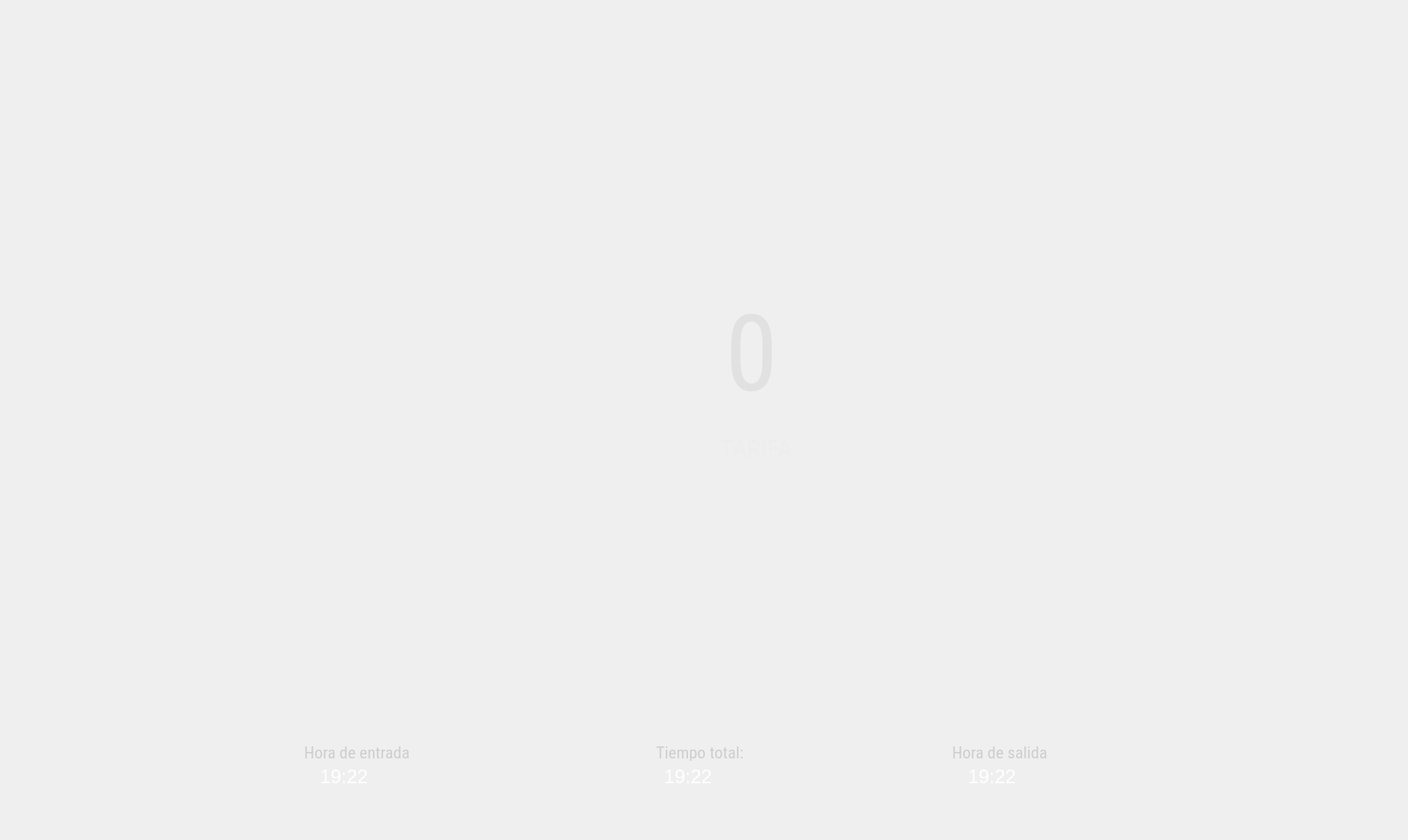
   <widget class="QWidget" name="page_14">
    <widget class="QGroupBox" name="gdepositar_10">
     <property name="geometry">
      <rect>
       <x>370</x>
       <y>0</y>
       <width>1381</width>
       <height>121</height>
      </rect>
     </property>
     <property name="styleSheet">
      <string notr="true">background-color:transparent;
;border-radius:10%;</string>
     </property>
     <property name="title">
      <string/>
     </property>
     <widget class="QLabel" name="label_100">
      <property name="geometry">
       <rect>
        <x>-29</x>
        <y>-40</y>
        <width>251</width>
        <height>21</height>
       </rect>
      </property>
      <property name="font">
       <font>
        <family>Sans Serif</family>
        <pointsize>16</pointsize>
        <weight>75</weight>
        <italic>false</italic>
        <bold>true</bold>
       </font>
      </property>
      <property name="styleSheet">
       <string notr="true">background-color:transparent;
color:rgb(101, 179, 0)</string>
      </property>
      <property name="text">
       <string/>
      </property>
     </widget>
    </widget>
    <widget class="QGroupBox" name="groupBox">
     <property name="geometry">
      <rect>
       <x>290</x>
       <y>0</y>
       <width>1231</width>
       <height>1041</height>
      </rect>
     </property>
     <property name="mouseTracking">
      <bool>true</bool>
     </property>
     <property name="styleSheet">
      <string notr="true">background-color:transparent;
color:rgb(255, 255, 255);
border-radius:40%</string>
     </property>
     <property name="title">
      <string/>
     </property>
     <widget class="QLabel" name="nomPlaza_4">
      <property name="geometry">
       <rect>
        <x>610</x>
        <y>540</y>
        <width>211</width>
        <height>41</height>
       </rect>
      </property>
      <property name="font">
       <font>
        <family>Roboto Condensed</family>
        <pointsize>24</pointsize>
        <weight>50</weight>
        <bold>false</bold>
       </font>
      </property>
      <property name="styleSheet">
       <string notr="true">background-color:transparent;
color:rgb(101, 179, 0);
color:rgb(237, 237, 237)</string>
      </property>
      <property name="text">
       <string>TARIFA</string>
      </property>
     </widget>
     <widget class="QLabel" name="nomPlaza_5">
      <property name="geometry">
       <rect>
        <x>570</x>
        <y>850</y>
        <width>271</width>
        <height>41</height>
       </rect>
      </property>
      <property name="font">
       <font>
        <family>Roboto Condensed</family>
        <pointsize>24</pointsize>
        <weight>50</weight>
        <bold>false</bold>
       </font>
      </property>
      <property name="styleSheet">
       <string notr="true">background-color:transparent;
color:transparent;
color:transparent</string>
      </property>
      <property name="text">
       <string>DEPOSITADO</string>
      </property>
     </widget>
     <widget class="QWidget" name="layoutWidget_27">
      <property name="geometry">
       <rect>
        <x>420</x>
        <y>320</y>
        <width>511</width>
        <height>245</height>
       </rect>
      </property>
      <layout class="QGridLayout" name="gridLayout_21">
       <item row="0" column="4">
        <widget class="QLabel" name="label_69">
         <property name="styleSheet">
          <string notr="true">background-color:transparent;</string>
         </property>
         <property name="text">
          <string/>
         </property>
        </widget>
       </item>
       <item row="0" column="1">
        <spacer name="horizontalSpacer_47">
         <property name="orientation">
          <enum>Qt::Horizontal</enum>
         </property>
         <property name="sizeHint" stdset="0">
          <size>
           <width>40</width>
           <height>20</height>
          </size>
         </property>
        </spacer>
       </item>
       <item row="0" column="2">
        <widget class="QLabel" name="lcobrar">
         <property name="sizePolicy">
          <sizepolicy hsizetype="MinimumExpanding" vsizetype="Preferred">
           <horstretch>0</horstretch>
           <verstretch>0</verstretch>
          </sizepolicy>
         </property>
         <property name="maximumSize">
          <size>
           <width>620</width>
           <height>16777212</height>
          </size>
         </property>
         <property name="font">
          <font>
           <family>Roboto Condensed</family>
           <pointsize>100</pointsize>
           <weight>50</weight>
           <italic>false</italic>
           <bold>false</bold>
          </font>
         </property>
         <property name="styleSheet">
          <string notr="true">background-color:transparent;
color:rgb(225, 225, 225);
border-radius:40%</string>
         </property>
         <property name="lineWidth">
          <number>3</number>
         </property>
         <property name="text">
          <string> 0</string>
         </property>
        </widget>
       </item>
       <item row="0" column="3">
        <spacer name="horizontalSpacer_46">
         <property name="orientation">
          <enum>Qt::Horizontal</enum>
         </property>
         <property name="sizeHint" stdset="0">
          <size>
           <width>40</width>
           <height>20</height>
          </size>
         </property>
        </spacer>
       </item>
      </layout>
     </widget>
     <widget class="QPushButton" name="bcine">
      <property name="geometry">
       <rect>
        <x>930</x>
        <y>90</y>
        <width>271</width>
        <height>761</height>
       </rect>
      </property>
      <property name="font">
       <font>
        <family>Ubuntu Mono</family>
        <pointsize>16</pointsize>
        <weight>75</weight>
        <italic>false</italic>
        <bold>true</bold>
        <underline>false</underline>
       </font>
      </property>
      <property name="mouseTracking">
       <bool>true</bool>
      </property>
      <property name="acceptDrops">
       <bool>true</bool>
      </property>
      <property name="toolTip">
       <string>Ayuda</string>
      </property>
      <property name="toolTipDuration">
       <number>3</number>
      </property>
      <property name="whatsThis">
       <string extracomment="help"/>
      </property>
      <property name="autoFillBackground">
       <bool>false</bool>
      </property>
      <property name="styleSheet">
       <string notr="true">
border-radius:40%;</string>
      </property>
      <property name="text">
       <string/>
      </property>
      <property name="icon">
       <iconset>
        <normaloff>../iconos/ra2.png</normaloff>../iconos/ra2.png</iconset>
      </property>
      <property name="iconSize">
       <size>
        <width>250</width>
        <height>250</height>
       </size>
      </property>
      <property name="checkable">
       <bool>true</bool>
      </property>
      <property name="checked">
       <bool>false</bool>
      </property>
      <property name="flat">
       <bool>true</bool>
      </property>
     </widget>
     <widget class="QLabel" name="hs">
      <property name="geometry">
       <rect>
        <x>920</x>
        <y>960</y>
        <width>171</width>
        <height>21</height>
       </rect>
      </property>
      <property name="font">
       <font>
        <family>Ubuntu</family>
        <pointsize>18</pointsize>
        <weight>50</weight>
        <italic>false</italic>
        <bold>false</bold>
       </font>
      </property>
      <property name="styleSheet">
       <string notr="true">background-color:transparent;
color:white
</string>
      </property>
      <property name="text">
       <string>19:22</string>
      </property>
     </widget>
     <widget class="QLabel" name="hs_45">
      <property name="geometry">
       <rect>
        <x>90</x>
        <y>930</y>
        <width>211</width>
        <height>21</height>
       </rect>
      </property>
      <property name="font">
       <font>
        <family>Roboto Condensed</family>
        <pointsize>16</pointsize>
        <weight>50</weight>
        <italic>false</italic>
        <bold>false</bold>
       </font>
      </property>
      <property name="styleSheet">
       <string notr="true">background-color:transparent;
color:rgb(206, 206, 206)
</string>
      </property>
      <property name="text">
       <string>Hora de entrada</string>
      </property>
     </widget>
     <widget class="QPushButton" name="bcancelarPago_4">
      <property name="enabled">
       <bool>true</bool>
      </property>
      <property name="geometry">
       <rect>
        <x>700</x>
        <y>910</y>
        <width>81</width>
        <height>81</height>
       </rect>
      </property>
      <property name="font">
       <font>
        <family>Ubuntu Mono</family>
        <pointsize>16</pointsize>
        <weight>75</weight>
        <italic>false</italic>
        <bold>true</bold>
        <underline>false</underline>
       </font>
      </property>
      <property name="toolTip">
       <string>Ayuda</string>
      </property>
      <property name="toolTipDuration">
       <number>3</number>
      </property>
      <property name="whatsThis">
       <string extracomment="help"/>
      </property>
      <property name="styleSheet">
       <string notr="true">background-color: rgb(128, 128, 128);
background-color:rgb(220, 220, 220);
color:rgb(206, 206, 206);
background-color:qlineargradient(spread:pad, x1:1, y1:0, x2:0, y2:1, stop:0 rgba(231, 98, 98, 255), stop:1 rgba(200, 98, 98, 255));
background-color:transparent;
border-radius:30%;</string>
      </property>
      <property name="text">
       <string/>
      </property>
      <property name="icon">
       <iconset>
        <normaloff>../iconos/tiempo-restante.png</normaloff>../iconos/tiempo-restante.png</iconset>
      </property>
      <property name="iconSize">
       <size>
        <width>70</width>
        <height>70</height>
       </size>
      </property>
     </widget>
     <widget class="QLabel" name="ttotal">
      <property name="geometry">
       <rect>
        <x>540</x>
        <y>960</y>
        <width>171</width>
        <height>21</height>
       </rect>
      </property>
      <property name="font">
       <font>
        <family>Ubuntu</family>
        <pointsize>18</pointsize>
        <weight>50</weight>
        <italic>false</italic>
        <bold>false</bold>
       </font>
      </property>
      <property name="styleSheet">
       <string notr="true">background-color:transparent;
color:white
</string>
      </property>
      <property name="text">
       <string>19:22</string>
      </property>
     </widget>
     <widget class="QLabel" name="he">
      <property name="geometry">
       <rect>
        <x>110</x>
        <y>960</y>
        <width>171</width>
        <height>21</height>
       </rect>
      </property>
      <property name="font">
       <font>
        <family>Ubuntu</family>
        <pointsize>18</pointsize>
        <weight>50</weight>
        <italic>false</italic>
        <bold>false</bold>
       </font>
      </property>
      <property name="styleSheet">
       <string notr="true">background-color:transparent;
color:white
</string>
      </property>
      <property name="text">
       <string>19:22</string>
      </property>
     </widget>
     <widget class="QPushButton" name="bcancelarPago_2">
      <property name="enabled">
       <bool>true</bool>
      </property>
      <property name="geometry">
       <rect>
        <x>280</x>
        <y>920</y>
        <width>81</width>
        <height>81</height>
       </rect>
      </property>
      <property name="font">
       <font>
        <family>Ubuntu Mono</family>
        <pointsize>16</pointsize>
        <weight>75</weight>
        <italic>false</italic>
        <bold>true</bold>
        <underline>false</underline>
       </font>
      </property>
      <property name="toolTip">
       <string>Ayuda</string>
      </property>
      <property name="toolTipDuration">
       <number>3</number>
      </property>
      <property name="whatsThis">
       <string extracomment="help"/>
      </property>
      <property name="styleSheet">
       <string notr="true">background-color: rgb(128, 128, 128);
background-color:rgb(220, 220, 220);
color:rgb(206, 206, 206);
background-color:qlineargradient(spread:pad, x1:1, y1:0, x2:0, y2:1, stop:0 rgba(231, 98, 98, 255), stop:1 rgba(200, 98, 98, 255));
background-color:transparent;
border-radius:30%;</string>
      </property>
      <property name="text">
       <string/>
      </property>
      <property name="icon">
       <iconset>
        <normaloff>../iconos/caret-arrow-up.svg</normaloff>../iconos/caret-arrow-up.svg</iconset>
      </property>
      <property name="iconSize">
       <size>
        <width>70</width>
        <height>70</height>
       </size>
      </property>
     </widget>
     <widget class="QLabel" name="hs_47">
      <property name="geometry">
       <rect>
        <x>900</x>
        <y>930</y>
        <width>211</width>
        <height>21</height>
       </rect>
      </property>
      <property name="font">
       <font>
        <family>Roboto Condensed</family>
        <pointsize>16</pointsize>
        <weight>50</weight>
        <italic>false</italic>
        <bold>false</bold>
       </font>
      </property>
      <property name="styleSheet">
       <string notr="true">background-color:transparent;
color:rgb(206, 206, 206)
</string>
      </property>
      <property name="text">
       <string>Hora de salida</string>
      </property>
     </widget>
     <widget class="QPushButton" name="bcancelarPago_3">
      <property name="enabled">
       <bool>true</bool>
      </property>
      <property name="geometry">
       <rect>
        <x>1100</x>
        <y>910</y>
        <width>81</width>
        <height>81</height>
       </rect>
      </property>
      <property name="font">
       <font>
        <family>Ubuntu Mono</family>
        <pointsize>16</pointsize>
        <weight>75</weight>
        <italic>false</italic>
        <bold>true</bold>
        <underline>false</underline>
       </font>
      </property>
      <property name="toolTip">
       <string>Ayuda</string>
      </property>
      <property name="toolTipDuration">
       <number>3</number>
      </property>
      <property name="whatsThis">
       <string extracomment="help"/>
      </property>
      <property name="styleSheet">
       <string notr="true">background-color: rgb(128, 128, 128);
background-color:rgb(220, 220, 220);
color:rgb(206, 206, 206);
background-color:qlineargradient(spread:pad, x1:1, y1:0, x2:0, y2:1, stop:0 rgba(231, 98, 98, 255), stop:1 rgba(200, 98, 98, 255));
background-color:transparent;
border-radius:30%;</string>
      </property>
      <property name="text">
       <string/>
      </property>
      <property name="icon">
       <iconset>
        <normaloff>../iconos/fdd.png</normaloff>../iconos/fdd.png</iconset>
      </property>
      <property name="iconSize">
       <size>
        <width>70</width>
        <height>70</height>
       </size>
      </property>
     </widget>
     <widget class="QLabel" name="hs_48">
      <property name="geometry">
       <rect>
        <x>530</x>
        <y>930</y>
        <width>211</width>
        <height>21</height>
       </rect>
      </property>
      <property name="font">
       <font>
        <family>Roboto Condensed</family>
        <pointsize>16</pointsize>
        <weight>50</weight>
        <italic>false</italic>
        <bold>false</bold>
       </font>
      </property>
      <property name="styleSheet">
       <string notr="true">background-color:transparent;
color:rgb(206, 206, 206)
</string>
      </property>
      <property name="text">
       <string>Tiempo total:</string>
      </property>
     </widget>
     <widget class="QPushButton" name="bcancelarPago">
      <property name="geometry">
       <rect>
        <x>140</x>
        <y>90</y>
        <width>271</width>
        <height>761</height>
       </rect>
      </property>
      <property name="font">
       <font>
        <family>Ubuntu Mono</family>
        <pointsize>16</pointsize>
        <weight>75</weight>
        <italic>false</italic>
        <bold>true</bold>
        <underline>false</underline>
       </font>
      </property>
      <property name="toolTip">
       <string>Ayuda</string>
      </property>
      <property name="toolTipDuration">
       <number>3</number>
      </property>
      <property name="whatsThis">
       <string extracomment="help"/>
      </property>
      <property name="styleSheet">
       <string notr="true">
border-radius:40%;</string>
      </property>
      <property name="text">
       <string/>
      </property>
      <property name="icon">
       <iconset>
        <normaloff>../iconos/ra4.png</normaloff>../iconos/ra4.png</iconset>
      </property>
      <property name="iconSize">
       <size>
        <width>250</width>
        <height>250</height>
       </size>
      </property>
     </widget>
     <widget class="QLabel" name="label_101">
      <property name="geometry">
       <rect>
        <x>610</x>
        <y>60</y>
        <width>141</width>
        <height>141</height>
       </rect>
      </property>
      <property name="font">
       <font>
        <family>Verdana</family>
        <pointsize>8</pointsize>
        <weight>50</weight>
        <bold>false</bold>
       </font>
      </property>
      <property name="styleSheet">
       <string notr="true">background-color:transparent;
color:white</string>
      </property>
      <property name="frameShape">
       <enum>QFrame::NoFrame</enum>
      </property>
      <property name="frameShadow">
       <enum>QFrame::Sunken</enum>
      </property>
      <property name="lineWidth">
       <number>3</number>
      </property>
      <property name="text">
       <string/>
      </property>
      <property name="textFormat">
       <enum>Qt::PlainText</enum>
      </property>
      <property name="pixmap">
       <pixmap>../iconos/Parking Tip.svg</pixmap>
      </property>
      <property name="scaledContents">
       <bool>true</bool>
      </property>
     </widget>
     <widget class="QWidget" name="layoutWidget_28">
      <property name="geometry">
       <rect>
        <x>420</x>
        <y>630</y>
        <width>511</width>
        <height>245</height>
       </rect>
      </property>
      <layout class="QGridLayout" name="gridLayout_22">
       <item row="0" column="4">
        <widget class="QLabel" name="label_70">
         <property name="styleSheet">
          <string notr="true">background-color:transparent;</string>
         </property>
         <property name="text">
          <string/>
         </property>
        </widget>
       </item>
       <item row="0" column="1">
        <spacer name="horizontalSpacer_48">
         <property name="orientation">
          <enum>Qt::Horizontal</enum>
         </property>
         <property name="sizeHint" stdset="0">
          <size>
           <width>40</width>
           <height>20</height>
          </size>
         </property>
        </spacer>
       </item>
       <item row="0" column="2">
        <widget class="QLabel" name="lcine">
         <property name="sizePolicy">
          <sizepolicy hsizetype="MinimumExpanding" vsizetype="Preferred">
           <horstretch>0</horstretch>
           <verstretch>0</verstretch>
          </sizepolicy>
         </property>
         <property name="maximumSize">
          <size>
           <width>620</width>
           <height>16777212</height>
          </size>
         </property>
         <property name="font">
          <font>
           <family>Roboto Condensed</family>
           <pointsize>100</pointsize>
           <weight>50</weight>
           <italic>false</italic>
           <bold>false</bold>
          </font>
         </property>
         <property name="styleSheet">
          <string notr="true">background-color:transparent;
color:transparent;
border-radius:40%</string>
         </property>
         <property name="lineWidth">
          <number>3</number>
         </property>
         <property name="text">
          <string> 0</string>
         </property>
        </widget>
       </item>
       <item row="0" column="3">
        <spacer name="horizontalSpacer_49">
         <property name="orientation">
          <enum>Qt::Horizontal</enum>
         </property>
         <property name="sizeHint" stdset="0">
          <size>
           <width>40</width>
           <height>20</height>
          </size>
         </property>
        </spacer>
       </item>
      </layout>
     </widget>
     <widget class="QPushButton" name="bcine_2">
      <property name="geometry">
       <rect>
        <x>1050</x>
        <y>100</y>
        <width>61</width>
        <height>41</height>
       </rect>
      </property>
      <property name="font">
       <font>
        <family>Ubuntu Mono</family>
        <pointsize>16</pointsize>
        <weight>75</weight>
        <italic>false</italic>
        <bold>true</bold>
        <underline>false</underline>
       </font>
      </property>
      <property name="mouseTracking">
       <bool>true</bool>
      </property>
      <property name="acceptDrops">
       <bool>true</bool>
      </property>
      <property name="toolTip">
       <string>Ayuda</string>
      </property>
      <property name="toolTipDuration">
       <number>3</number>
      </property>
      <property name="whatsThis">
       <string extracomment="help"/>
      </property>
      <property name="autoFillBackground">
       <bool>false</bool>
      </property>
      <property name="styleSheet">
       <string notr="true">
border-radius:40%;</string>
      </property>
      <property name="text">
       <string/>
      </property>
      <property name="icon">
       <iconset>
        <normaloff>../iconos/Salida2.png</normaloff>../iconos/Salida2.png</iconset>
      </property>
      <property name="iconSize">
       <size>
        <width>100</width>
        <height>100</height>
       </size>
      </property>
      <property name="checkable">
       <bool>true</bool>
      </property>
      <property name="checked">
       <bool>false</bool>
      </property>
      <property name="flat">
       <bool>true</bool>
      </property>
     </widget>
     <zorder>nomPlaza_5</zorder>
     <zorder>layoutWidget_27</zorder>
     <zorder>bcine</zorder>
     <zorder>hs</zorder>
     <zorder>hs_45</zorder>
     <zorder>bcancelarPago_4</zorder>
     <zorder>ttotal</zorder>
     <zorder>he</zorder>
     <zorder>bcancelarPago_2</zorder>
     <zorder>hs_47</zorder>
     <zorder>bcancelarPago_3</zorder>
     <zorder>hs_48</zorder>
     <zorder>bcancelarPago</zorder>
     <zorder>label_101</zorder>
     <zorder>layoutWidget_28</zorder>
     <zorder>nomPlaza_4</zorder>
     <zorder>bcine_2</zorder>
    </widget>
   </widget>
